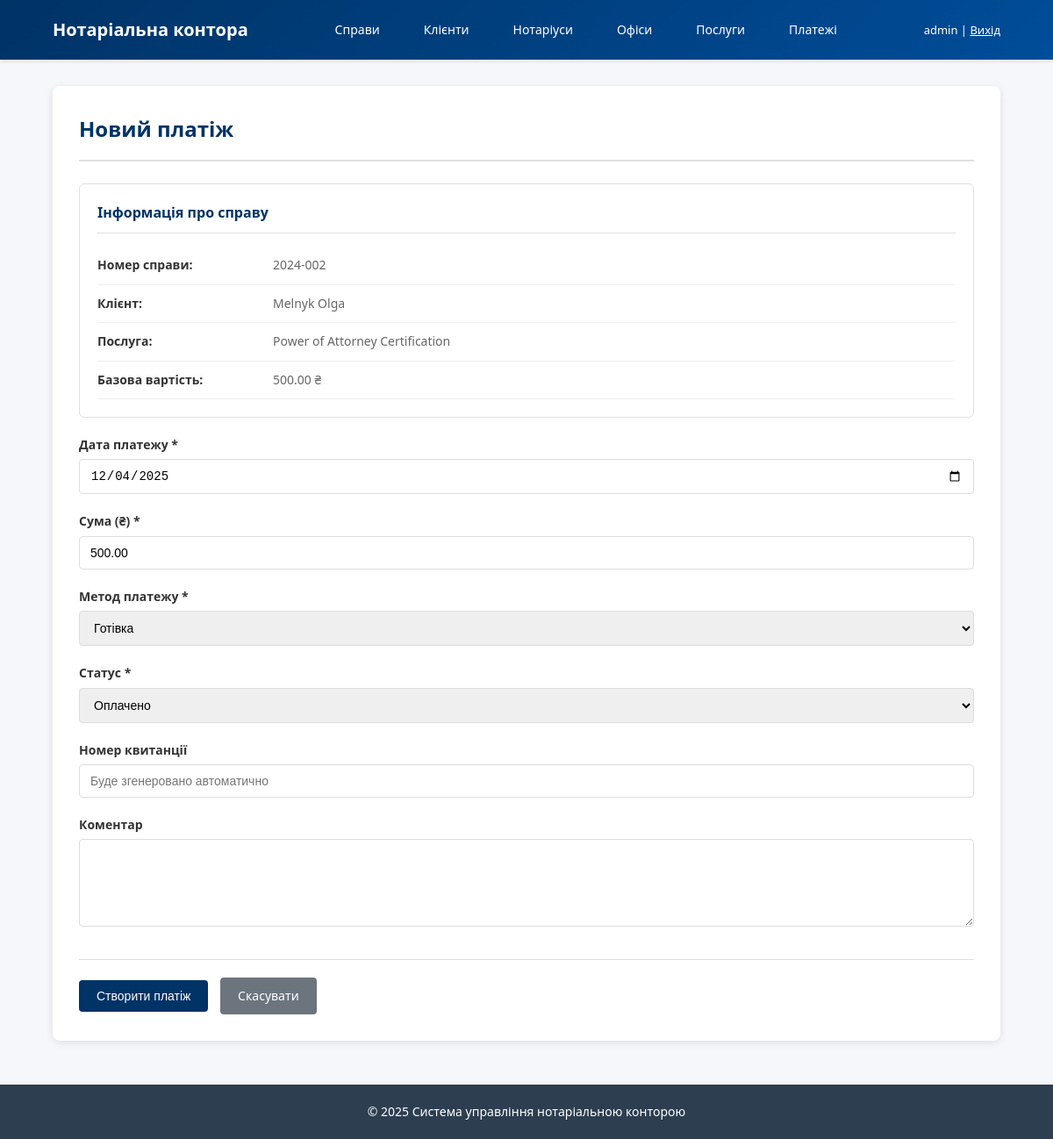
Screenshot of /public/cases/2/payments/create (signed in) with the database file from the repository.
### tables this page shows
CREATE TABLE notarial_cases (
    case_id     INT UNSIGNED AUTO_INCREMENT PRIMARY KEY,
    case_number VARCHAR(30)  NOT NULL,
    open_date   DATE         NOT NULL,
    close_date  DATE,
    client_id   INT UNSIGNED NOT NULL,
    notary_id   INT UNSIGNED NOT NULL,
    service_id  INT UNSIGNED NOT NULL,
    status      ENUM('open','in_progress','closed','cancelled')
                NOT NULL DEFAULT 'open',
    notes       TEXT,
    CONSTRAINT uq_cases_number UNIQUE (case_number),
    CONSTRAINT fk_cases_client
        FOREIGN KEY (client_id) REFERENCES clients(client_id)
        ON UPDATE CASCADE
        ON DELETE RESTRICT,
    CONSTRAINT fk_cases_notary
        FOREIGN KEY (notary_id) REFERENCES notaries(notary_id)
        ON UPDATE CASCADE
        ON DELETE RESTRICT,
    CONSTRAINT fk_cases_service
        FOREIGN KEY (service_id) REFERENCES services(service_id)
        ON UPDATE CASCADE
        ON DELETE RESTRICT
);

CREATE TABLE clients (
    client_id       INT UNSIGNED AUTO_INCREMENT PRIMARY KEY,
    last_name       VARCHAR(50)  NOT NULL,
    first_name      VARCHAR(50)  NOT NULL,
    middle_name     VARCHAR(50),
    birth_date      DATE,
    passport_series VARCHAR(10),
    passport_number VARCHAR(20),
    tax_id          VARCHAR(20),
    phone           VARCHAR(20),
    email           VARCHAR(100),
    address         VARCHAR(255),
    created_at      DATETIME NOT NULL DEFAULT CURRENT_TIMESTAMP,
    CONSTRAINT uq_clients_passport UNIQUE (passport_series, passport_number),
    CONSTRAINT uq_clients_tax_id   UNIQUE (tax_id)
);

CREATE TABLE services (
    service_id INT UNSIGNED AUTO_INCREMENT PRIMARY KEY,
    name       VARCHAR(100) NOT NULL,
    description TEXT,
    base_price DECIMAL(10,2) NOT NULL DEFAULT 0.00,
    is_active  TINYINT(1) NOT NULL DEFAULT 1
);

### app/Controllers/PaymentController.php (called while the page is built, shortened)
<?php
require_once ROOT_PATH . '/app/Models/NotarialCase.php';
class PaymentController {
    public function createForm($case_id) {
        $caseModel = new NotarialCase();
        $case = $caseModel->getByIdWithDetails($case_id);
        $data = [
            'case_id' => $case_id,
            'payment_date' => date('Y-m-d'),
            'amount' => $case['base_price'],
            'method' => 'cash',
            'status' => 'paid'
        ];
        include ROOT_PATH . '/app/Views/payments/form.php';
        include ROOT_PATH . '/app/Views/layouts/main.php';
    }
}

### public/index.php (called while the page is built, shortened)
<?php
require_once __DIR__ . '/../config/database.php';
require_once __DIR__ . '/../config/router.php';
require_once __DIR__ . '/../app/Models/BaseModel.php';
$router = new Router();
$router->get('/', 'HomeController', 'index');
$router->get('/login', 'AuthController', 'loginForm');
$router->post('/login', 'AuthController', 'login');
$router->get('/logout', 'AuthController', 'logout');
$router->get('/clients', 'ClientController', 'index');
$router->get('/clients/create', 'ClientController', 'createForm');
$router->post('/clients/create', 'ClientController', 'store');
$router->get('/clients/edit/{id}', 'ClientController', 'editForm');
$router->post('/clients/edit/{id}', 'ClientController', 'update');
$router->post('/clients/delete/{id}', 'ClientController', 'delete');
$router->get('/clients/view/{id}', 'ClientController', 'show');
$router->get('/notaries', 'NotaryController', 'index');
$router->get('/notaries/create', 'NotaryController', 'createForm');
$router->post('/notaries/create', 'NotaryController', 'store');
$router->get('/notaries/edit/{id}', 'NotaryController', 'editForm');
$router->post('/notaries/edit/{id}', 'NotaryController', 'update');
$router->post('/notaries/deactivate/{id}', 'NotaryController', 'deactivate');
$router->get('/offices', 'OfficeController', 'index');
$router->get('/offices/create', 'OfficeController', 'createForm');
$router->post('/offices/create', 'OfficeController', 'store');
$router->get('/offices/edit/{id}', 'OfficeController', 'editForm');
$router->post('/offices/edit/{id}', 'OfficeController', 'update');
$router->get('/services', 'ServiceController', 'index');
$router->get('/services/create', 'ServiceController', 'createForm');
$router->post('/services/create', 'ServiceController', 'store');
$router->get('/services/edit/{id}', 'ServiceController', 'editForm');
$router->post('/services/edit/{id}', 'ServiceController', 'update');
$router->get('/cases', 'CaseController', 'index');
$router->get('/cases/create', 'CaseController', 'createForm');
$router->post('/cases/create', 'CaseController', 'store');
$router->get('/cases/view/{id}', 'CaseController', 'show');
$router->post('/cases/status/{id}', 'CaseController', 'changeStatus');
$router->get('/cases/{case_id}/documents/upload', 'DocumentController', 'uploadForm');
$router->post('/cases/{case_id}/documents/upload', 'DocumentController', 'upload');
$router->get('/cases/{case_id}/documents', 'DocumentController', 'index');
$router->get('/documents/download/{id}', 'DocumentController', 'download');
$router->get('/payments', 'PaymentController', 'index');
$router->get('/cases/{case_id}/payments/create', 'PaymentController', 'createForm');
$router->post('/cases/{case_id}/payments/create', 'PaymentController', 'store');
$router->get('/payments/receipt/{id}', 'PaymentController', 'receiptHtml');
$router->get('/portal/check-status', 'ClientPortalController', 'checkStatusForm');
$router->post('/portal/check-status', 'ClientPortalController', 'checkStatus');
$router->get('/portal/application', 'ClientPortalController', 'applicationForm');
$router->post('/portal/application', 'ClientPortalController', 'submitApplication');
$router->setNotFound(function() {
    http_response_code(404);
    echo "<h1>404 - Сторінку не знайдено</h1>";
});
$router->dispatch();

### config/database.php (called while the page is built, shortened)
<?php
class Database {
    private static $instance = null;
    private $connection;
    private function __construct() {
        try {
            $dsn = "mysql:host=" . DB_HOST . ";dbname=" . DB_NAME . ";charset=" . DB_CHARSET;
            $options = [
                PDO::ATTR_ERRMODE => PDO::ERRMODE_EXCEPTION,
                PDO::ATTR_DEFAULT_FETCH_MODE => PDO::FETCH_ASSOC,
                PDO::ATTR_EMULATE_PREPARES => false,
            ];
            $this->connection = new PDO($dsn, DB_USER, DB_PASS, $options);
        } catch (PDOException $e) {
            die("Помилка підключення до БД: " . $e->getMessage());
        }
    }
    public static function getInstance() {
        if (self::$instance === null) {
            self::$instance = new self();
        }
        return self::$instance;
    }
    public function getConnection() {
        return $this->connection;
    }
}

### app/Models/BaseModel.php (called while the page is built, shortened)
<?php
abstract class BaseModel {
    public function __construct() {
        $this->db = Database::getInstance()->getConnection();
    }
}

### app/Models/NotarialCase.php (called while the page is built, shortened)
<?php
class NotarialCase extends BaseModel {
    public function getByIdWithDetails($caseId) {
        $sql = "SELECT
                    nc.*,
                    c.last_name as client_last_name,
                    c.first_name as client_first_name,
                    c.middle_name as client_middle_name,
                    c.tax_id as client_tax_id,
                    c.phone as client_phone,
                    c.email as client_email,
                    n.last_name as notary_last_name,
                    n.first_name as notary_first_name,
                    n.middle_name as notary_middle_name,
                    s.name as service_name,
                    s.base_price,
                    o.name as office_name
                FROM notarial_cases nc
                INNER JOIN clients c ON nc.client_id = c.client_id
                INNER JOIN notaries n ON nc.notary_id = n.notary_id
                INNER JOIN services s ON nc.service_id = s.service_id
                INNER JOIN offices o ON n.office_id = o.office_id
                WHERE nc.case_id = :case_id";
        $stmt = $this->db->prepare($sql);
        $stmt->execute(['case_id' => $caseId]);
        return $stmt->fetch();
    }
}

### app/Views/payments/form.php (the view, shortened to what this page needs)
<div class="page-header">
    <h2>Новий платіж</h2>
</div>
<form method="post" action="<?= BASE_URL ?>/cases/<?= $case['case_id'] ?>/payments/create">
    <div class="card" style="margin-bottom: 20px;">
        <div class="card-header">Інформація про справу</div>
        <div class="card-body">
            <div class="info-row">
                <div class="info-label">Номер справи:</div>
                <div class="info-value"><?= htmlspecialchars($case['case_number']) ?></div>
            </div>
            <div class="info-row">
                <div class="info-label">Клієнт:</div>
                <div class="info-value">
                    <?= htmlspecialchars($case['client_last_name'] . ' ' . $case['client_first_name']) ?>
                </div>
            </div>
            <div class="info-row">
                <div class="info-label">Послуга:</div>
                <div class="info-value"><?= htmlspecialchars($case['service_name']) ?></div>
            </div>
            <div class="info-row">
                <div class="info-label">Базова вартість:</div>
                <div class="info-value"><?= number_format($case['base_price'], 2) ?> ₴</div>
            </div>
        </div>
    </div>
    <div class="form-row">
        <label for="payment_date">Дата платежу *</label>
        <input type="date" id="payment_date" name="payment_date"
               value="<?= htmlspecialchars($data['payment_date'] ?? date('Y-m-d')) ?>" required>
    </div>
    <div class="form-row">
        <label for="amount">Сума (₴) *</label>
        <input type="number" id="amount" name="amount" step="0.01" min="0.01"
               value="<?= htmlspecialchars($data['amount'] ?? $case['base_price']) ?>" required>
    </div>
    <div class="form-row">
        <label for="method">Метод платежу *</label>
        <select id="method" name="method" required>
            <option value="cash" <?= ($data['method'] ?? 'cash') === 'cash' ? 'selected' : '' ?>>Готівка</option>
        </select>
    </div>
    <div class="form-row">
        <label for="status">Статус *</label>
        <select id="status" name="status" required>
            <option value="paid" <?= ($data['status'] ?? 'paid') === 'paid' ? 'selected' : '' ?>>Оплачено</option>
        </select>
    </div>
    <div class="form-row">
        <label for="receipt_number">Номер квитанції</label>
        <input type="text" id="receipt_number" name="receipt_number"
               value="<?= htmlspecialchars($data['receipt_number'] ?? '') ?>"
               placeholder="Буде згенеровано автоматично">
    </div>
    <div class="form-row">
        <label for="comment">Коментар</label>
        <textarea id="comment" name="comment"><?= htmlspecialchars($data['comment'] ?? '') ?></textarea>
    </div>
    <div class="form-actions">
        <button type="submit" class="btn btn-primary">Створити платіж</button>
        <a href="<?= BASE_URL ?>/cases/view/<?= $case['case_id'] ?>" class="btn btn-secondary">Скасувати</a>
    </div>
</form>

### config/router.php (shortened to what this page needs)
<?php
class Router {
    private $routes = [];
    public function add($method, $pattern, $controller, $action) {
        $this->routes[] = [
            'method' => strtoupper($method),
            'pattern' => $pattern,
            'controller' => $controller,
            'action' => $action
        ];
    }
    public function dispatch() {
        $requestMethod = $_SERVER['REQUEST_METHOD'];
        $requestUri = $_GET['route'] ?? '/';
        $requestUri = '/' . trim($requestUri, '/');
        if ($requestUri !== '/') {
            $requestUri = rtrim($requestUri, '/');
        }
        foreach ($this->routes as $route) {
            if ($route['method'] !== $requestMethod) {
                continue;
            }
            $pattern = '#^' . preg_replace('/\{([a-z_]+)\}/', '(?P<$1>[^/]+)', $route['pattern']) . '$#';
            if (preg_match($pattern, $requestUri, $matches)) {
                $params = array_filter($matches, 'is_string', ARRAY_FILTER_USE_KEY);
                $controllerName = $route['controller'];
                $actionName = $route['action'];
                $controllerFile = ROOT_PATH . '/app/Controllers/' . $controllerName . '.php';
                if (file_exists($controllerFile)) {
                    $controller = new $controllerName();
                    if (method_exists($controller, $actionName)) {
                        call_user_func_array([$controller, $actionName], $params);
                        return;
                    }
                }
            }
        }
    }
}

### public/css/main.css (style rules this page uses)
* { margin: 0; padding: 0; box-sizing: border-box; }
body { font-family: 'Segoe UI', Tahoma, Geneva, Verdana, sans-serif; font-size: 14px; line-height: 1.6; color: #333; background-color: #f5f7fa; }
.page-header { border-bottom: 2px solid #e0e0e0; padding-bottom: 15px; margin-bottom: 25px; }
.page-header h2 { color: #003366; font-size: 24px; }
.btn { display: inline-block; padding: 10px 20px; font-size: 14px; border: none; border-radius: 4px; cursor: pointer; text-decoration: none; transition: all 0.3s; margin-right: 10px; }
.btn-primary { background-color: #003366; color: #ffffff; }
.btn-secondary { background-color: #6c757d; color: #ffffff; }
.form-row { margin-bottom: 20px; }
.form-row label { display: block; margin-bottom: 5px; font-weight: 600; color: #333; }
.form-row input[type='text'], .form-row input[type='email'], .form-row input[type='number'], .form-row input[type='date'], .form-row input[type='password'], .form-row select, .form-row textarea { width: 100%; padding: 10px 12px; border: 1px solid #ddd; border-radius: 4px; font-size: 14px; transition: border-color 0.3s; }
.form-row textarea { min-height: 100px; resize: vertical; }
.form-actions { margin-top: 30px; padding-top: 20px; border-top: 1px solid #e0e0e0; }
.card { background: #ffffff; border: 1px solid #e0e0e0; border-radius: 6px; padding: 20px; margin-bottom: 20px; }
.card-header { font-weight: 600; font-size: 16px; color: #003366; margin-bottom: 15px; padding-bottom: 10px; border-bottom: 1px solid #e0e0e0; }
.card-body { color: #666; }
.info-row { display: flex; padding: 10px 0; border-bottom: 1px solid #f0f0f0; }
.info-label { font-weight: 600; width: 200px; color: #333; }
.info-value { flex: 1; color: #666; }

### rows the page displays
notarial_cases: case_number "2024-002", client.first_name "Melnyk Olga", service.name "Power of Attorney Certification", service.base_price "500.00", payment_date "12/04/2025", amount "500.00"
services: method "Готівка", status "Оплачено"
